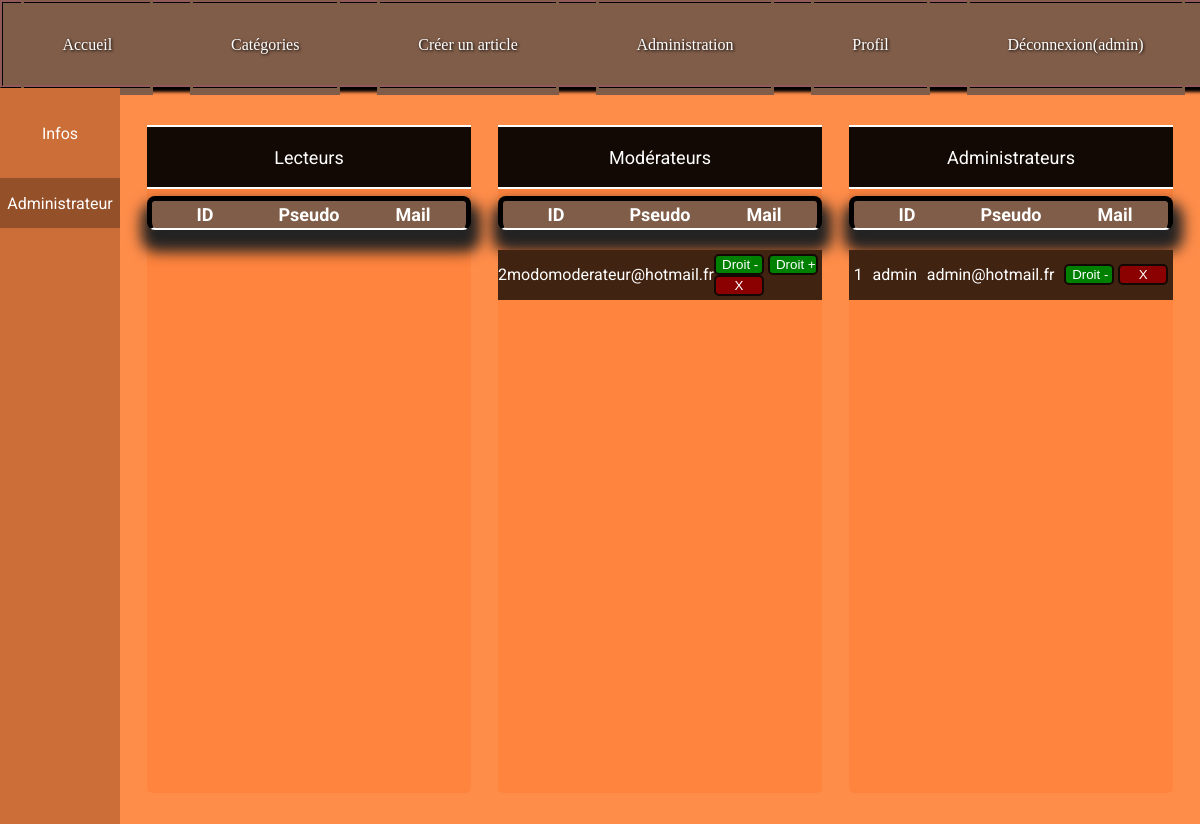
The page /admin.php (signed in) on the database its author committed.
### tables this page shows
CREATE TABLE IF NOT EXISTS `utilisateurs` (
  `id` int(11) NOT NULL AUTO_INCREMENT,
  `login` varchar(255) NOT NULL,
  `password` varchar(255) NOT NULL,
  `email` varchar(255) NOT NULL,
  `avatar` varchar(255) DEFAULT 'avatars/defaut.png',
  `id_droits` int(11) NOT NULL DEFAULT '1',
  PRIMARY KEY (`id`)
);

### libraries/User.php (called while the page is built, shortened)
<?php
    class User{
        public $id = "";
        private function connectdb(){
            try{
                $db = new PDO('mysql:host=localhost;dbname=blog', 'root', '');
                return($db);
            }
            catch(PDOException $e){
                print "Erreur !: " . $e->getMessage();
                die();
            }
        }
        public function getUserInfos(){
            $id = $this->id;
            $db = $this->connectdb();
            $requete = $db->prepare("SELECT login, email, avatar, id_droits FROM utilisateurs WHERE id = '$id'");
            $requete->execute();
            $results = $requete->fetchAll();
            $username = $results[0][0];
            $droits = $results[0][3];
            $this->username = $username;
            $this->droits = $droits;
        }
            public function getModerate(){
                $db = $this->connectdb();
                $requete = $db->prepare("SELECT id, login, email, id_droits FROM utilisateurs WHERE id_droits = '42'");
                $requete->execute();
                $result = $requete->fetchAll();
                return($result);
            }
            public function getAdmins(){
                $db = $this->connectdb();
                $requete = $db->prepare("SELECT id, login, email, id_droits FROM utilisateurs WHERE id_droits = '1337'");
                $requete->execute();
                $result = $requete->fetchAll();
                return($result);
            }
    }
?>

### libraries/config.php (called while the page is built, shortened)
<?php
    require_once('User.php');
    if(isset($_SESSION['user'])){
        $_SESSION['user']->getUserInfos();
    }
?>

### admin.php (the view, shortened to what this page needs)
<?php
    require_once('libraries/config.php');
    $user = new User;
    $moderates = $user->getModerate();
    $admins = $user->getAdmins();
?>
<!DOCTYPE html>
<html lang="fr">
<head>
    <link rel="stylesheet" href="blog.css">
</head>
<body>
    <?php require_once('templates/header.phtml'); ?>
    <main class="admin_profil" id="admin">
        <nav>
            <div class="nav-link"><a href="profil.php">Infos</a></div>
            <?php
            if($_SESSION['user']->droits == "1337"){
            ?>
                <div class="nav-link current"><a href="admin.php">Administrateur</a></div>
            <?php } ?>
        </nav>
        <section>
            <article>
                <p class="title">Lecteurs</p>
                <table>
                    <th>ID</th>
                    <th>Pseudo</th>
                    <th>Mail</th>
                </table>
            </article>
            <article>
                <p class="title">Modérateurs</p>
                <table>
                    <th>ID</th>
                    <th>Pseudo</th>
                    <th>Mail</th>
                </table>
                <?php
                    foreach($moderates as $user){ ?>
                    <div class="user">
                        <p><?php echo $user[0]; ?></p>
                        <p><?php echo $user[1]; ?></p>
                        <p><?php echo $user[2]; ?></p>
                        <form method="post">
                            <input type="submit" name="demote_user" value="Droit -">
                            <input type="submit" name="promote_user" value="Droit +">
                            <input type="submit" name="delete_user" value="X" class="remove">
                        </form>
                    </div>
                <?php    }
                ?>
            </article>
            <article>
                <p class="title">Administrateurs</p>
                <table>
                    <th>ID</th>
                    <th>Pseudo</th>
                    <th>Mail</th>
                </table>
                <?php
                    foreach($admins as $user){ ?>
                    <div class="user">
                        <p><?php echo $user[0]; ?></p>
                        <p><?php echo $user[1]; ?></p>
                        <p><?php echo $user[2]; ?></p>
                        <form method="post">
                            <input type="submit" name="demote_user" value="Droit -">
                            <input type="submit" name="delete_user" value="X" class="remove">
                        </form>
                    </div>
                <?php    }
                ?>
            </article>
        </section>
    </main>
</body>
</html>

### templates/header.phtml (shortened to what this page needs)
<!DOCTYPE html>
<html>
<head>
    <link rel="stylesheet" href="css/blog.css">
</head>
<body>
    <header id="head-container">
        <nav>
            <ul id="ul-container">
                <li class="head-li"><a class="head-lien" href="index.php">Accueil</a></li>
                <li id="dropdown" class="head-li">
                    <a class="head-lien" href="#">Catégories</a>
                </li>
                <?php if(isset($_SESSION['user']) && $_SESSION['user']->droits == 1337 || $_SESSION['user']->droits == 42): ?>
                <li class="head-li"><a class="head-lien" href="creer-article.php">Créer un article</a></li>
                <?php endif; ?>
                <?php if(isset($_SESSION['user']) && $_SESSION['user']->droits == 1337): ?>
                <li class="head-li"><a class="head-lien" href="admin.php">Administration</a></li>
                <?php endif; ?>
                <?php if(!isset($_SESSION['user'])): ?>
                <li class="head-li"><a class="head-lien" href="inscription.php">Inscription</a></li>
                <li class="head-li"><a class="head-lien" href="connexion.php">Connexion</a></li>
                <?php else : ?>
                <li class="head-li"><a class="head-lien" href="profil.php">Profil</a></li>
                <li class="head-li"><a class="head-lien" href="?disconnect">Déconnexion(<?=$_SESSION['user']->username; ?>)</a></li>
                <?php endif; ?>
            </ul>
        </nav>
    </header>

### css/blog.css (style rules this page uses)
html, body { height: 100%; width: 100%; margin: 0; padding: 0; background-color: rgba(255, 138, 70, 0.829); font-family: 'Roboto', sans-serif; }
p { margin: 0; }
table,tr,td { border:2px black solid; border-radius: 6px; border:2px rgb(0, 0, 0) solid; text-align: center; color:white; border-radius: 0.5em; width: 40%; margin:2% auto; }
th { font-size: 1.5vw; }
table { background-color: #805D49; border:5px black solid; box-shadow: 2px 14px 14px 8px rgb(36, 35, 35); height: auto; }
html, body { min-height: 100%; width: 100%; margin: 0; padding: 0; background-color: rgba(255, 138, 70, 0.829); }
header { width: 100%; height: 10%; background-color: #804522; }
.head-li { border: 3px solid #805D49; border: 3px solid #805D49; border-top: 7px solid #805D49; border-bottom: 7px solid #805D49; padding: 34px 38px; padding: 34px 38px; }
.head-lien { color: white; text-decoration: none; font-family: 'Patua One', cursive; text-shadow: 1px 1px 3px black; }
#head-container { height: 10%; display: flex; flex-direction: column; justify-content: center; background-color: #805D49; box-shadow: 0px 4px 3px black; border: 3px ridge #3e2626; }
#ul-container { display: flex; justify-content: space-around; list-style-type: none; align-items: center; padding: 0; margin: 0; }
main.admin_profil { width: 100%; height: 90%; display: flex; justify-content: space-between; }
main.admin_profil nav { height: 100%; width: 10%; background-color: #CC6E37; }
main.admin_profil nav .nav-link { width: 100%; height: 50px; margin-top: 20px; display: flex; justify-content: center; align-items: center; }
main.admin_profil nav .nav-link a { color: white; text-decoration: none; }
main.admin_profil nav .current { background-color: rgb(148, 80, 41); }
main.admin_profil section { width: 90%; height: 100%; display: flex; justify-content: center; align-items: center; }
main#admin section { width: 90%; height: 100%; display: flex; justify-content: space-evenly; align-items: center; }
main#admin section article { width: 30%; height: 90%; background-color: rgb(255, 132, 61); border-radius: 5px; }
main#admin section article p.title { color: white; height: 60px; font-size: 1.5vw; background-color: #130904; display: flex; align-items: center; justify-content: center; border-bottom: 2px solid white; border-top: 2px solid white; }
main#admin section article table { width: 100%; height: 20px; background-color: #805D49; border-bottom: 2px solid white; }
main#admin section article table th { width: 33%; }
main#admin section article .user { width: 100%; height: 50px; margin-top: 20px; background-color: #412311; display: flex; align-items: center; justify-content: space-around; color: white; }
main#admin section article .user form input { width: 50px; border: 2px solid #130904; background-color: green; color: white; border-radius: 5px; cursor: pointer; }
main#admin section article .user form input.remove { background-color: darkred; }

### rows shown on the page
utilisateurs: login "admin", id "1", email "admin@hotmail.fr"
utilisateurs: id "2", login "modo", email "moderateur@hotmail.fr"
